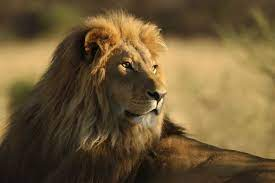
#> input picture singa.jpg, 275 x 183 px
$ python brightness.py
#> lines starting #> are read from the running program, lines starting #| are printed output that depends on the picture
import numpy as np
import cv2

img = cv2.imread('singa.jpg',0)
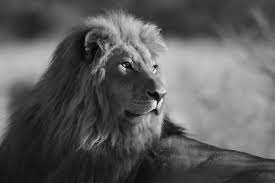
#> img: shape (183, 275); min 0, max 255, mean 91.9
cv2.imshow('Gambar Asli',img)

img2 = np.ones((183,275,1),np.uint8)*255
img3 = np.ones((183,275,1),np.uint8)*255

ukuran = img.shape
#> ukuran = (183, 275)
for i in range(ukuran[0]):
    for j in range(ukuran[1]):
        pix = img[i,j] + 60
        if(pix<=255):
            pix=255
        img2[i,j] = pix
        img3[i,j]=img[i,j]-img2[i,j]
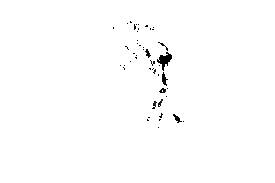
#> img2: shape (183, 275, 1); min 0, max 255, mean 253

cv2.imshow('Gambar Hasil Brightness',img2)
cv2.imshow('Asli dikurangi Hasil Brightness',img3)

cv2.waitKey()
